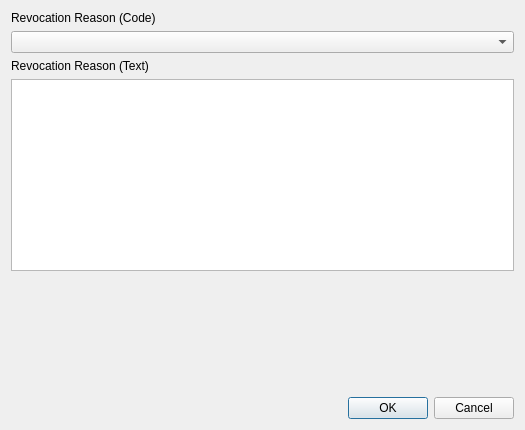
<?xml version="1.0" encoding="UTF-8"?>
<ui version="4.0">
 <class>RevocationOptionsDialog</class>
 <widget class="QDialog" name="RevocationOptionsDialog">
  <property name="geometry">
   <rect>
    <x>0</x>
    <y>0</y>
    <width>525</width>
    <height>430</height>
   </rect>
  </property>
  <property name="windowTitle">
   <string>Revocation Options</string>
  </property>
  <property name="autoFillBackground">
   <bool>false</bool>
  </property>
  <property name="modal">
   <bool>false</bool>
  </property>
  <layout class="QVBoxLayout" name="verticalLayout_2">
   <item>
    <layout class="QVBoxLayout" name="verticalLayout">
     <item>
      <widget class="QLabel" name="revocationReasonCodeLabel">
       <property name="text">
        <string>Revocation Reason (Code)</string>
       </property>
      </widget>
     </item>
     <item>
      <widget class="QComboBox" name="rRcodeComboBox"/>
     </item>
     <item>
      <widget class="QLabel" name="revocationReasonTextLabel">
       <property name="text">
        <string>Revocation Reason (Text)</string>
       </property>
      </widget>
     </item>
     <item>
      <widget class="QPlainTextEdit" name="rRPlainTextEdit"/>
     </item>
     <item>
      <spacer name="verticalSpacer">
       <property name="orientation">
        <enum>Qt::Vertical</enum>
       </property>
       <property name="sizeHint" stdset="0">
        <size>
         <width>20</width>
         <height>40</height>
        </size>
       </property>
      </spacer>
     </item>
     <item>
      <widget class="QDialogButtonBox" name="buttonBox">
       <property name="orientation">
        <enum>Qt::Horizontal</enum>
       </property>
       <property name="standardButtons">
        <set>QDialogButtonBox::Cancel|QDialogButtonBox::Ok</set>
       </property>
      </widget>
     </item>
    </layout>
   </item>
  </layout>
 </widget>
 <resources/>
 <connections>
  <connection>
   <sender>buttonBox</sender>
   <signal>accepted()</signal>
   <receiver>RevocationOptionsDialog</receiver>
   <slot>accept()</slot>
   <hints>
    <hint type="sourcelabel">
     <x>248</x>
     <y>254</y>
    </hint>
    <hint type="destinationlabel">
     <x>157</x>
     <y>274</y>
    </hint>
   </hints>
  </connection>
  <connection>
   <sender>buttonBox</sender>
   <signal>rejected()</signal>
   <receiver>RevocationOptionsDialog</receiver>
   <slot>reject()</slot>
   <hints>
    <hint type="sourcelabel">
     <x>316</x>
     <y>260</y>
    </hint>
    <hint type="destinationlabel">
     <x>286</x>
     <y>274</y>
    </hint>
   </hints>
  </connection>
 </connections>
</ui>
